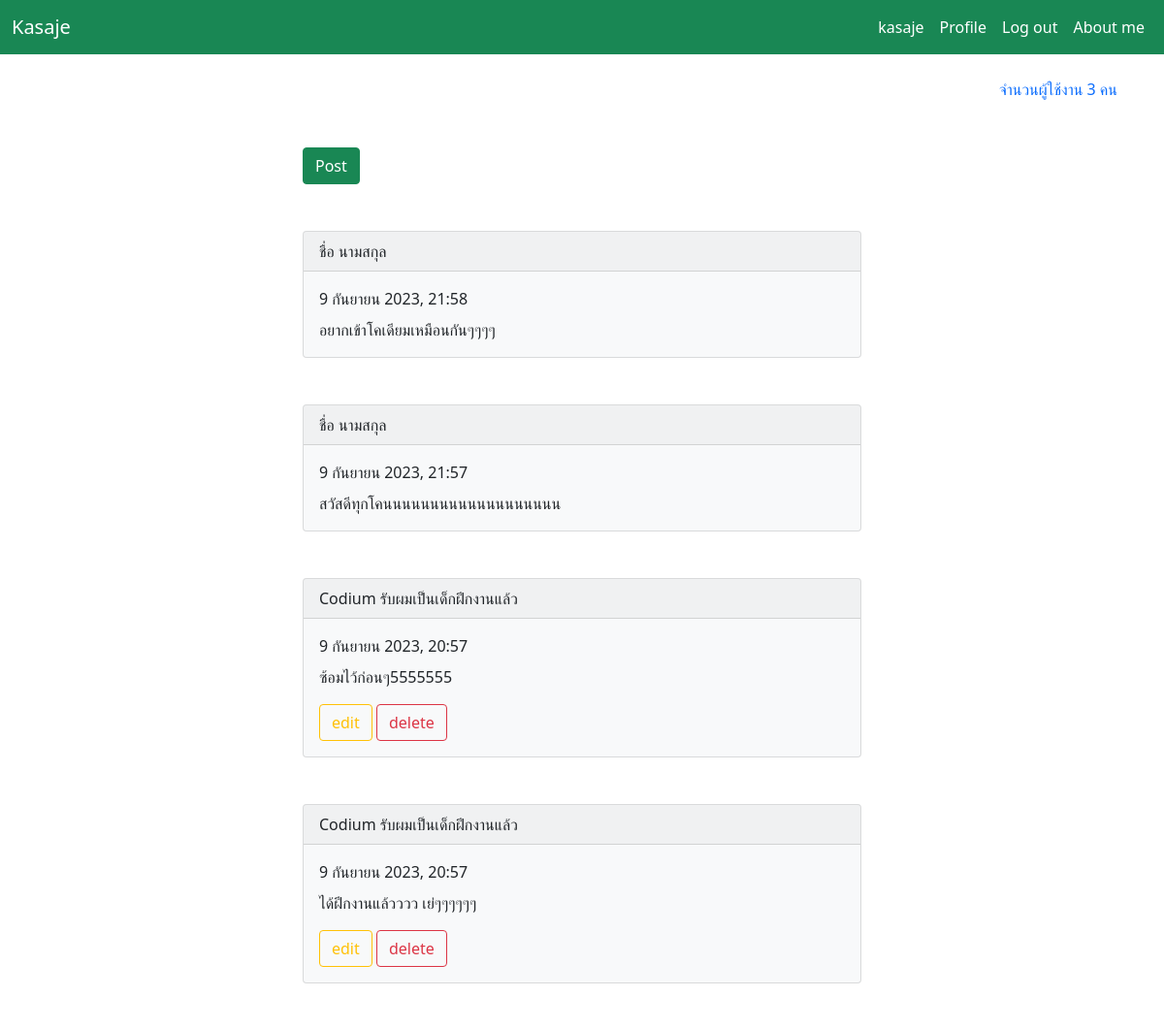
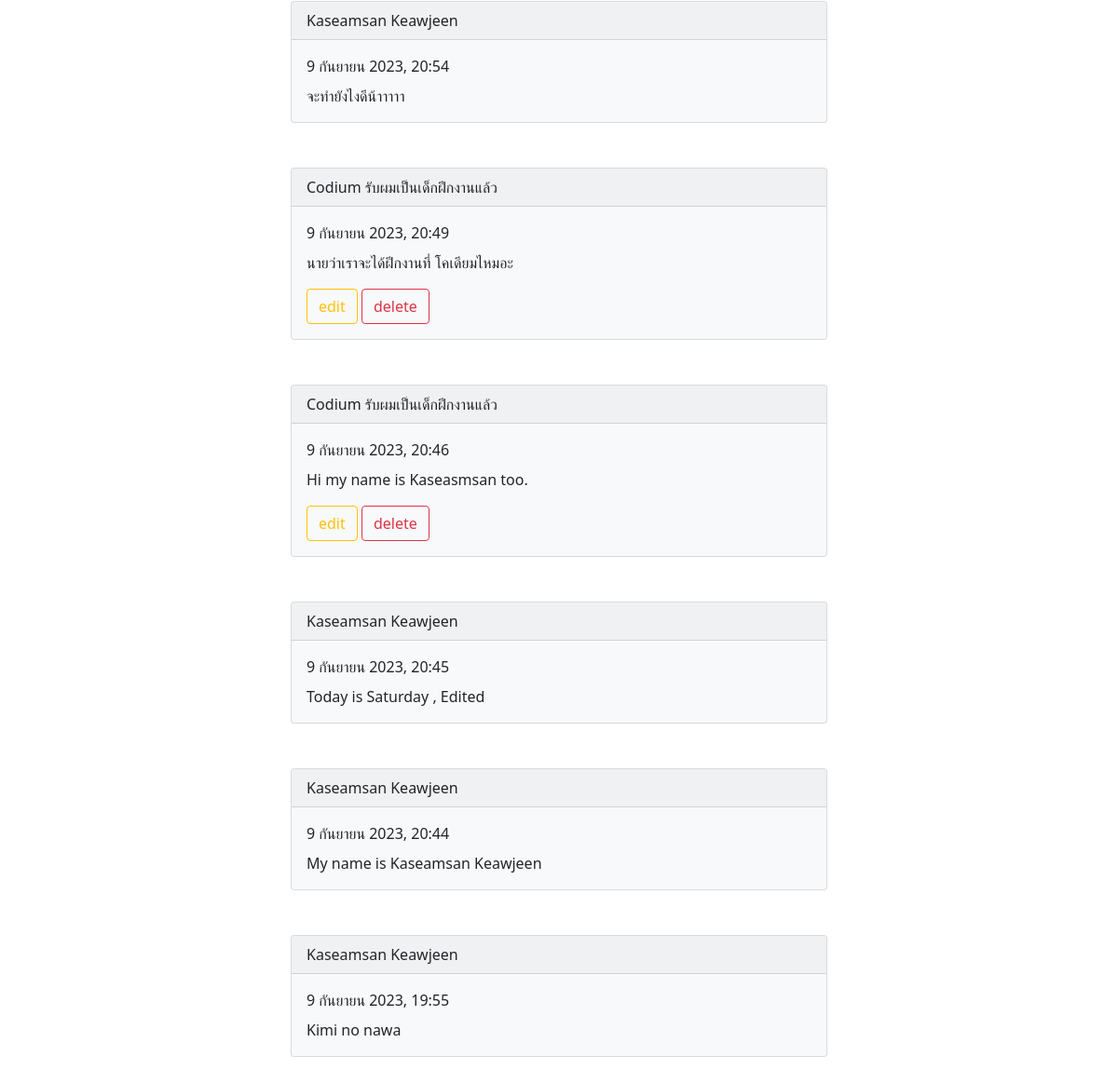
Screenshot of /home/ (signed in) with the database file from the repository (2 pictures, top to bottom).
### myapp/models.py (models this page shows, shortened)
class postdata(models.Model):
    datetime = models.DateTimeField(auto_now=True , blank=True )
    description = models.TextField()
    user = models.ForeignKey(User,on_delete=models.CASCADE)

### myapp/views.py (the view)
# urls.py: path('home/' , views.home , name="home"),
@login_required
def home(request):
    data = postdata.objects.all()
    num_u = User.objects.all().values()
    arraydata = []
    n= 0
    for i in num_u:
        arraydata.append(i)
    for i in arraydata:
        n = n + 1
    print(n)
    return render(request,'home.html' , {'data': data , 'n' : n} )

### myapp/templates/home.html (shortened to what this page needs)
<!DOCTYPE html>
<html lang="en">
<head>
    <link href="https://cdn.jsdelivr.net/npm/bootstrap@5.0.2/dist/css/bootstrap.min.css" rel="stylesheet">
</head>
<body>
    <nav class="navbar navbar-expand-lg navbar-light bg-success">
        <div class="container-fluid">
          <a class="navbar-brand text-white" href="{% url 'home'  %}">Kasaje</a>
          <div class="collapse navbar-collapse justify-content-end" id="navbarNavAltMarkup">
            <div class="navbar-nav">
              <a class="nav-link active text-white" aria-current="page" >{{ user.username}}</a>
              <a class="nav-link active text-white" type="button" aria-current="page" href="{% url 'profile' %}">Profile</a>
              <a class="nav-link active text-white" aria-current="page" href="{% url 'logout' %}">Log out</a>
              <a class="nav-link active text-white" aria-current="page" href="{% url 'about' %}">About me</a>
            </div>
          </div>
        </div>
      </nav>
        <p class="text-end me-5 mt-4 text-primary">จำนวนผู้ใช้งาน  {{n}} คน</p>
      <div class="container col-6 offset-3 mt-5">
        <a class="btn btn-success " href="{% url 'post' %}">Post</a><br>
        {% for i in data reversed %}
        <br><br>
          <div class="card bg-light">
            <div class="card-header d-flex flex-row">
              {{ i.user.first_name }} {{i.user.last_name}}
            </div>
            <div class="card-body">
              <p class="card-title">{{ i.datetime}}</p>
              <p class="card-text">{{i.description}}</p>
              {% if user == i.user%}
              <a href="{% url 'edit' i.id %}" class="btn btn-outline-warning ">edit</a>
              <a href="{% url 'delete' i.id %} " onclick=" return  confirm('Are you sure?')" class="btn btn-outline-danger">delete</a>
              {% endif%}
            </div>
          </div>
        {% endfor %}
        <br><br><br>
      </div>
</body>
</html>

### rows the page displays
postdata: user.first_name "ชื่อ", user.last_name "นามสกุล", datetime "9 กันยายน 2023, 21:58", description "อยากเข้าโคเดียมเหมือนกันๆๆๆๆ"
postdata: user.first_name "ชื่อ", user.last_name "นามสกุล", datetime "9 กันยายน 2023, 21:57", description "สวัสดีทุกโคนนนนนนนนนนนนนนนนนนน"
postdata: user.first_name "Codium", user.last_name "รับผมเป็นเด็กฝึกงานแล้ว", datetime "9 กันยายน 2023, 20:57", description "ซ้อมไว้ก่อนๆ5555555", shows "edit"
postdata: user.first_name "Codium", user.last_name "รับผมเป็นเด็กฝึกงานแล้ว", datetime "9 กันยายน 2023, 20:57", description "ได้ฝึกงานแล้วววว เย่ๆๆๆๆๆๆ", shows "edit"
postdata: user.first_name "Kaseamsan", user.last_name "Keawjeen", datetime "9 กันยายน 2023, 20:54", description "จะทำยังไงดีน้าาาาา"
postdata: user.first_name "Codium", user.last_name "รับผมเป็นเด็กฝึกงานแล้ว", datetime "9 กันยายน 2023, 20:49", description "นายว่าเราจะได้ฝึกงานที่ โคเดียมไหมอะ", shows "edit"
postdata: user.first_name "Codium", user.last_name "รับผมเป็นเด็กฝึกงานแล้ว", datetime "9 กันยายน 2023, 20:46", description "Hi my name is Kaseasmsan too.", shows "edit"
postdata: user.first_name "Kaseamsan", user.last_name "Keawjeen", datetime "9 กันยายน 2023, 20:45", description "Today is Saturday , Edited"
postdata: user.first_name "Kaseamsan", user.last_name "Keawjeen", datetime "9 กันยายน 2023, 20:44", description "My name is Kaseamsan Keawjeen"
postdata: user.first_name "Kaseamsan", user.last_name "Keawjeen", datetime "9 กันยายน 2023, 19:55", description "Kimi no nawa"

### other values shown
{{ user.username }} "kasaje"
{{ n }} "3"
